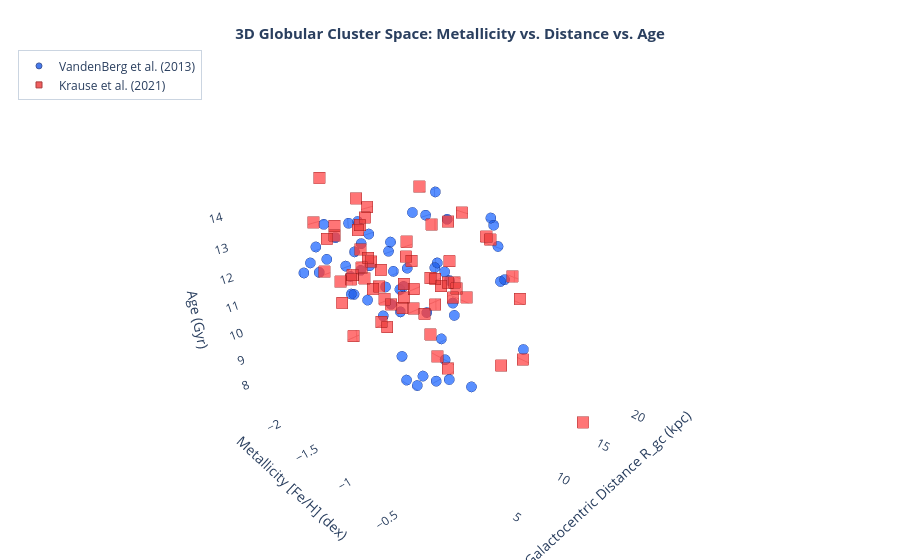

Here is the notebook cell this chart was saved with:
### Markdown cell above
3D plot of age metalicity galactic distance for visualisation purposes
(AI assisted code for this experiment as was not sure if I would purue it further, which I didn't)

### Code cell
import plotly.graph_objects as go
from pathlib import Path
import pandas as pd
import numpy as np

# 1. Load master catalogue if not already in session
if 'master' not in globals():
    data_dir = Path('data') if Path('data').exists() else Path('../Data_Raw')
    master = pd.read_csv(
        data_dir / 'master_catalogue.csv',
        header=[0, 1],
        index_col=0
    )

# 2. Extract VandenBerg et al. (2013) data (Circles)
vb_mask = master[('vb', 'Age')].notna() & master[('vb', 'FeH')].notna()
df_vb = master.loc[vb_mask].copy()

feh_vb = df_vb[('vb', 'FeH')].astype(float)
age_vb = df_vb[('vb', 'Age')].astype(float)
rg_vb = df_vb[('vb', 'R_G')].fillna(df_vb[('h1', 'R_gc')]).astype(float)
names_vb = df_vb[('meta', 'preferred_name')].fillna(df_vb.index.to_series())

# 3. Extract Krause et al. (2021) data (Squares)
k_mask = master[('k', 'Age')].notna() & master[('k', 'FeH')].notna()
df_k = master.loc[k_mask].copy()

feh_k = df_k[('k', 'FeH')].astype(float)
age_k = df_k[('k', 'Age')].astype(float)
rg_k = df_k[('h1', 'R_gc')].astype(float)
names_k = df_k[('meta', 'preferred_name')].fillna(df_k.index.to_series())

# 4. Construct 3D Interactive Plot
fig = go.Figure()

# Trace 1: VandenBerg 
fig.add_trace(go.Scatter3d(
    x=feh_vb,
    y=rg_vb,
    z=age_vb,
    mode='markers',
    name='VandenBerg et al. (2013)',
    text=names_vb,
    hovertemplate=(
        '<b>%{text}</b><br>' +
        'Metallicity [Fe/H]: %{x:.2f} dex<br>' +
        'Galactocentric Dist R_gc: %{y:.1f} kpc<br>' +
        'Age: %{z:.2f} Gyr' +
        '<extra>VandenBerg</extra>'
    ),
    marker=dict(
        size=6,
        symbol='circle',
        color='#2563eb',  # Vibrant blue
        opacity=0.85,
        line=dict(color='#1e3a8a', width=1)
    )
))

# Trace 2: Krause 
fig.add_trace(go.Scatter3d(
    x=feh_k,
    y=rg_k,
    z=age_k,
    mode='markers',
    name='Krause et al. (2021)',
    text=names_k,
    hovertemplate=(
        '<b>%{text}</b><br>' +
        'Metallicity [Fe/H]: %{x:.2f} dex<br>' +
        'Galactocentric Dist R_gc: %{y:.1f} kpc<br>' +
        'Age: %{z:.2f} Gyr' +
        '<extra>Krause</extra>'
    ),
    marker=dict(
        size=6,
        symbol='square',
        color='#ef4444',  # Vibrant red/coral
        opacity=0.85,
        line=dict(color='#991b1b', width=1)
    )
))

# 5. Configure 3D Axes, Camera Angle, and Layout
fig.update_layout(
    title=dict(
        text='<b>3D Globular Cluster Space: Metallicity vs. Distance vs. Age</b>',
        x=0.5,
        y=0.95,
        font=dict(size=15)
    ),
    scene=dict(
        xaxis=dict(
            title='Metallicity [Fe/H] (dex)',
            backgroundcolor='rgba(240, 244, 248, 0.4)',
            gridcolor='white'
        ),
        yaxis=dict(
            title='Galactocentric Distance R_gc (kpc)',
            backgroundcolor='rgba(240, 244, 248, 0.4)',
            gridcolor='white'
        ),
        zaxis=dict(
            title='Age (Gyr)',
            backgroundcolor='rgba(240, 244, 248, 0.4)',
            gridcolor='white'
        ),
        camera=dict(
            eye=dict(x=1.7, y=-1.7, z=1.2)  # Initial 3D isometric view
        ),
        aspectmode='manual',
        aspectratio=dict(x=1.2, y=1.2, z=1.0)
    ),
    legend=dict(
        x=0.02,
        y=0.98,
        bgcolor='rgba(255, 255, 255, 0.85)',
        bordercolor='#cbd5e1',
        borderwidth=1
    ),
    margin=dict(l=0, r=0, b=0, t=40)
)

fig.show()

### Figure 1 — Plotly figure (JSON) as saved in the notebook; plotly's stock layout.template omitted (floating-point values rounded to 4 significant figures)
{"data": [{"hovertemplate": "<b>%{text}</b><br>Metallicity [Fe/H]: %{x:.2f} dex<br>Galactocentric Dist R_gc: %{y:.1f} kpc<br>Age: %{z:.2f} Gyr<extra>VandenBerg</extra>", "marker": {"color": "#2563eb", "line": {"color": "#1e3a8a", "width": 1}, "opacity": 0.85, "size": 6, "symbol": "circle"}, "mode": "markers", "name": "VandenBerg et al. (2013)", "text": ["47 Tuc", "NGC 288", "NGC 362", "NGC 1261", "NGC 1851", "NGC 2808", "NGC 3201", "NGC 4147", "M 68", "NGC 4833", "M 53", "NGC 5053", "M 3", "NGC 5286", "NGC 5466", "M 5", "NGC 5927", "NGC 5986", "M 4", "NGC 6101", "NGC 6144", "M 107", "M 13", "M 12", "M 10", "NGC 6304", "M 92", "NGC 6352", "NGC 6366", "NGC 6362", "NGC 6397", "NGC 6496", "NGC 6535", "NGC 6541", "NGC 6584", "NGC 6624", "M 69", "NGC 6652", "M 22", "M 70", "M 54", "Pal 9", "NGC 6723", "NGC 6752", "M 56", "M 55", "Terzan 8", "M 71", "NGC 6934", "M 72", "M 15", "M 2", "M 30", "Pal 12", "Arp21"], "type": "scatter3d", "x": [-0.76, -1.32, -1.3, -1.27, -1.18, -1.18, -1.51, -1.78, -2.27, -1.89, -2.06, -2.3, -1.5, -1.7, -2.31, -1.33, -0.29, -1.63, -1.18, -1.98, -1.82, -1.03, -1.58, -1.33, -1.57, -0.37, -2.35, -0.62, -0.59, -1.07, -1.99, -0.46, -1.79, -1.82, -1.5, -0.42, -0.59, -0.76, -1.7, -1.62, -1.44, -1.26, -1.1, -1.55, -2.0, -1.93, -2.34, -0.82, -1.56, -1.48, -2.33, -1.66, -2.33, -0.81, -1.74], "y": [7.4, 12.0, 9.4, 18.1, 16.6, 11.1, 8.8, 21.4, 10.2, 7.0, 18.4, 17.8, 12.0, 8.9, 16.3, 6.2, 4.6, 4.8, 5.9, 11.2, 2.7, 3.3, 8.4, 4.5, 4.6, 2.3, 9.6, 3.3, 5.0, 5.1, 6.0, 4.2, 3.9, 2.1, 7.0, 1.2, 1.7, 2.7, 4.9, 2.2, 18.9, 2.4, 2.6, 5.2, 9.2, 3.9, 19.4, 6.7, 12.8, 12.9, 10.4, 10.4, 7.1, 15.8, 21.4], "z": [11.75, 11.5, 10.75, 10.75, 11.0, 11.0, 11.5, 12.25, 12.0, 12.5, 12.25, 12.25, 11.75, 12.5, 12.5, 11.5, 10.75, 12.25, 11.5, 12.25, 12.75, 12.0, 12.0, 13.0, 11.75, 11.25, 12.75, 10.75, 11.0, 12.5, 13.0, 10.75, 12.75, 12.5, 11.75, 11.25, 11.0, 11.25, 12.5, 12.75, 11.75, 12.5, 12.5, 12.5, 12.75, 13.0, 13.0, 11.0, 11.75, 11.5, 12.75, 11.75, 13.0, 9.0, 12.0]}, {"hovertemplate": "<b>%{text}</b><br>Metallicity [Fe/H]: %{x:.2f} dex<br>Galactocentric Dist R_gc: %{y:.1f} kpc<br>Age: %{z:.2f} Gyr<extra>Krause</extra>", "marker": {"color": "#ef4444", "line": {"color": "#991b1b", "width": 1}, "opacity": 0.85, "size": 6, "symbol": "square"}, "mode": "markers", "name": "Krause et al. (2021)", "text": ["47 Tuc", "NGC 288", "NGC 362", "NGC 1261", "NGC 1851", "M 79", "NGC 2298", "NGC 2808", "NGC 3201", "Rup 106", "M 68", "NGC 4833", "M 53", "NGC 5053", "M 3", "NGC 5286", "NGC 5466", "NGC 5897", "M 5", "NGC 5927", "NGC 5986", "M 80", "M 4", "NGC 6101", "NGC 6144", "NGC 6139", "M 107", "M 13", "M 12", "M 10", "NGC 6304", "M 92", "NGC 6352", "NGC 6366", "NGC 6362", "NGC 6388", "NGC 6397", "NGC 6441", "NGC 6496", "NGC 6535", "NGC 6541", "NGC 6584", "NGC 6624", "M 69", "NGC 6652", "M 22", "M 70", "M 54", "Pal 9", "NGC 6723", "NGC 6752", "M 56", "Terzan 7", "M 55", "M 71", "NGC 6934", "M 72", "M 15", "M 2", "M 30", "Pal 12"], "type": "scatter3d", "x": [-0.76, -1.32, -1.26, -1.08, -1.13, -1.58, -1.98, -1.18, -1.51, -1.5, -2.27, -1.71, -1.86, -1.98, -1.34, -1.41, -2.2, -1.73, -1.33, -0.64, -1.35, -1.47, -1.98, -1.76, -1.56, -1.58, -1.03, -1.33, -1.43, -1.57, -0.66, -2.1, -0.7, -0.73, -0.99, -0.45, -1.99, -0.44, -0.7, -1.51, -1.53, -1.3, -0.7, -0.78, -0.97, -1.49, -1.35, -1.25, -1.09, -0.96, -1.55, -2.0, -0.12, -1.93, -0.82, -1.32, -1.21, -2.33, -1.31, -2.33, -0.81], "y": [7.4, 12.0, 9.4, 18.1, 16.6, 18.8, 15.8, 11.1, 8.8, 18.5, 10.2, 7.0, 18.4, 17.8, 12.0, 8.9, 16.3, 7.4, 6.2, 4.6, 4.8, 3.8, 5.9, 11.2, 2.7, 3.6, 3.3, 8.4, 4.5, 4.6, 2.3, 9.6, 3.3, 5.0, 5.1, 3.1, 6.0, 3.9, 4.2, 3.9, 2.1, 7.0, 1.2, 1.7, 2.7, 4.9, 2.2, 18.9, 2.4, 2.6, 5.2, 9.2, 15.6, 3.9, 6.7, 12.8, 12.9, 10.4, 10.4, 7.1, 15.8], "z": [12.8, 12.2, 10.0, 10.24, 7.64, 12.0, 12.4, 11.2, 11.1, 12.0, 12.7, 12.5, 12.7, 12.3, 11.4, 12.5, 13.6, 12.3, 11.5, 12.7, 12.2, 12.5, 13.1, 12.5, 13.8, 11.6, 13.4, 11.7, 13.4, 12.4, 13.6, 13.2, 12.7, 13.3, 13.6, 11.7, 13.4, 11.2, 12.4, 10.5, 12.9, 11.3, 12.5, 13.1, 12.0, 12.7, 12.8, 10.8, 13.2, 13.1, 13.8, 13.7, 7.4, 13.8, 12.7, 11.1, 10.9, 13.6, 11.8, 14.6, 8.6]}], "layout": {"legend": {"bgcolor": "rgba(255, 255, 255, 0.85)", "bordercolor": "#cbd5e1", "borderwidth": 1, "x": 0.02, "y": 0.98}, "margin": {"b": 0, "l": 0, "r": 0, "t": 40}, "scene": {"aspectmode": "manual", "aspectratio": {"x": 1.2, "y": 1.2, "z": 1}, "camera": {"eye": {"x": 1.7, "y": -1.7, "z": 1.2}}, "xaxis": {"backgroundcolor": "rgba(240, 244, 248, 0.4)", "gridcolor": "white", "title": {"text": "Metallicity [Fe/H] (dex)"}}, "yaxis": {"backgroundcolor": "rgba(240, 244, 248, 0.4)", "gridcolor": "white", "title": {"text": "Galactocentric Distance R_gc (kpc)"}}, "zaxis": {"backgroundcolor": "rgba(240, 244, 248, 0.4)", "gridcolor": "white", "title": {"text": "Age (Gyr)"}}}, "title": {"font": {"size": 15}, "text": "<b>3D Globular Cluster Space: Metallicity vs. Distance vs. Age</b>", "x": 0.5, "y": 0.95}}}
